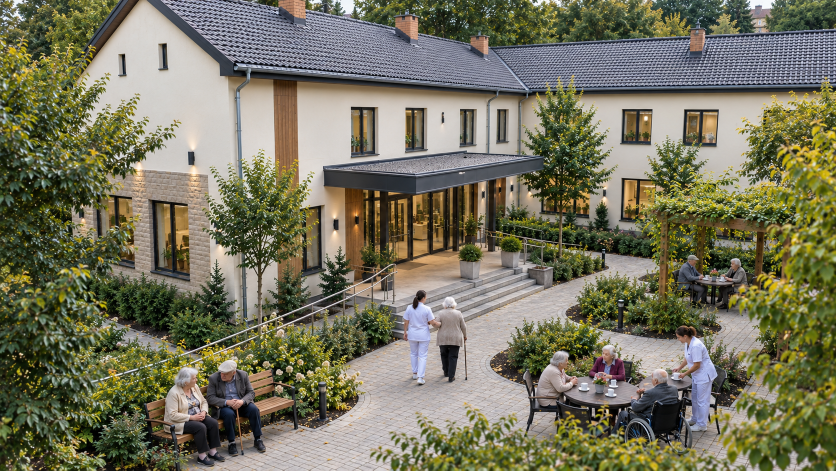
#> input picture images/Nyugodt idősek otthona udvara.png, 1672 x 941 px, found by its file name (shown at 1/2 size); its folder holds 6 pictures in this run
$ python newimgs.py
#> lines starting #> are read from the running program, lines starting #| are printed output that depends on the picture
import os
from PIL import Image
os.chdir(r"D:\Letolt\liget")

def save(src, dst, w, q=74):
#> called with src = 'Nyugodt idősek otthona udvara.png', dst = 'epulet.jpg', w = 1400, q = 74
    im = Image.open("images/" + src).convert("RGB")
#> im is the input picture: PIL image 1672x941 RGB; mean R, G, B 117.9, 115.9, 93.6
    h = round(im.height * w / im.width)
#> h = 788
    im = im.resize((w, h), Image.LANCZOS)
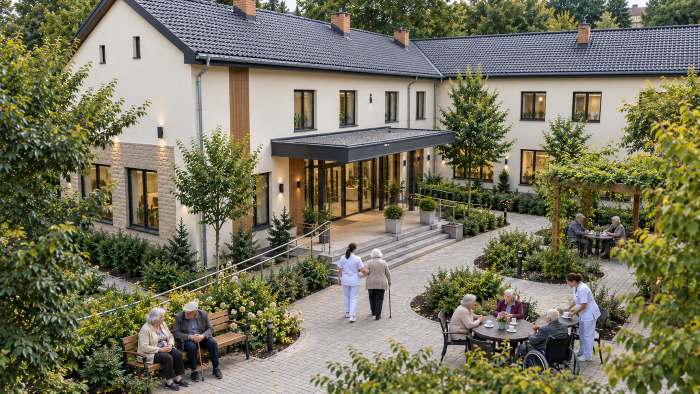
#> im: PIL image 1400x788 RGB (shown at 1/2 size); mean R, G, B 117.9, 115.9, 93.6
    im.save("assets/img/rezidencia/" + dst, "JPEG", quality=q, optimize=True, progressive=True)
    print(dst, im.size, os.path.getsize("assets/img/rezidencia/" + dst) // 1024, "KB")
#| epulet.jpg (1400, 788) 286 KB

save("Nyugodt idősek otthona udvara.png", "epulet.jpg", 1400)
save("Kártyaparti a gondozóotthonban.png", "kartya.jpg", 1200)
#> call 2 of save, with src = 'Kártyaparti a gondozóotthonban.png', dst = 'kartya.jpg', w = 1200, q = 74
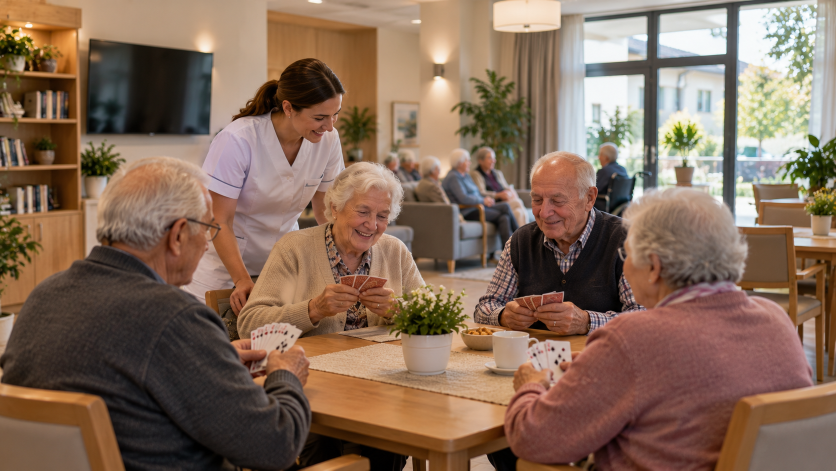
#> input picture images/Kártyaparti a gondozóotthonban.png, 1672 x 941 px, found by its file name (shown at 1/2 size)
#> in save, im is the input picture: PIL image 1672x941 RGB; mean R, G, B 132, 106.2, 88.4
#> in save (call 2), `im = im.resize((w, h), Image.LANCZOS)`:
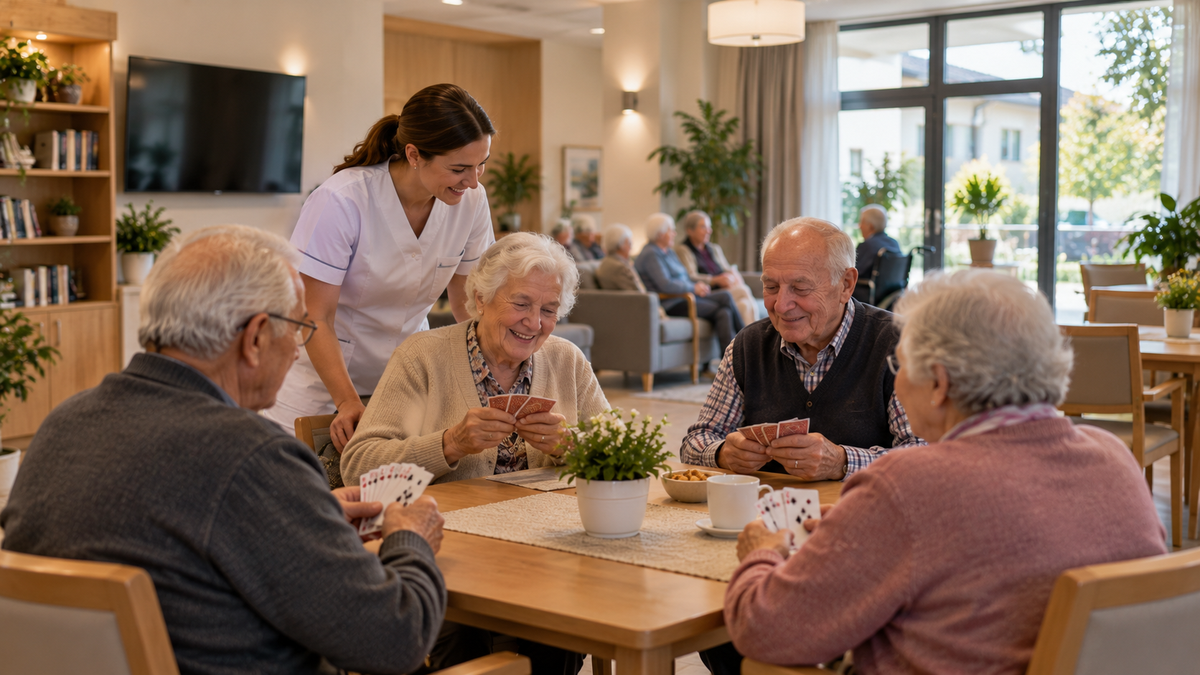
#> im: PIL image 1200x675 RGB; mean R, G, B 132, 106.2, 88.4
#| kartya.jpg (1200, 675) 99 KB
save("Békés séta az idősek otthona kertjében.png", "seta.jpg", 900)
#> (the run stopped early here; a loop or call above may not have finished)
